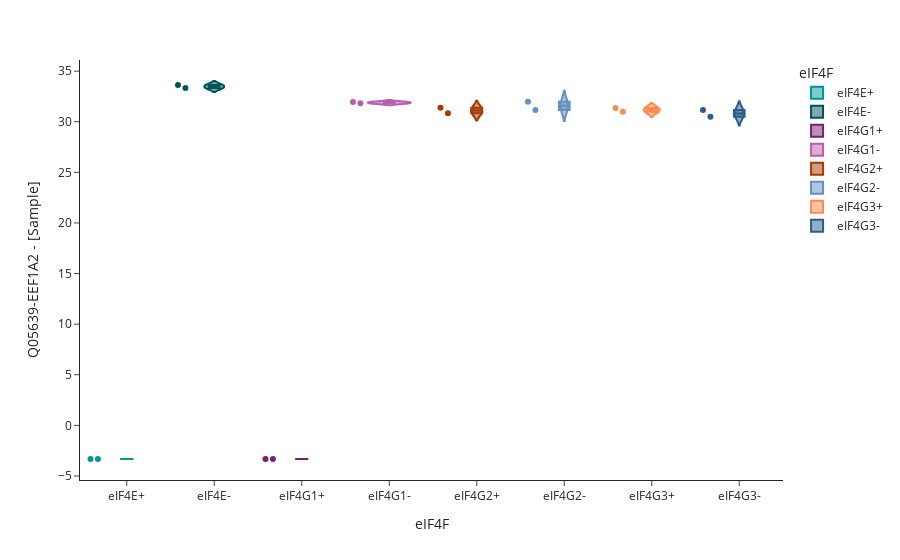
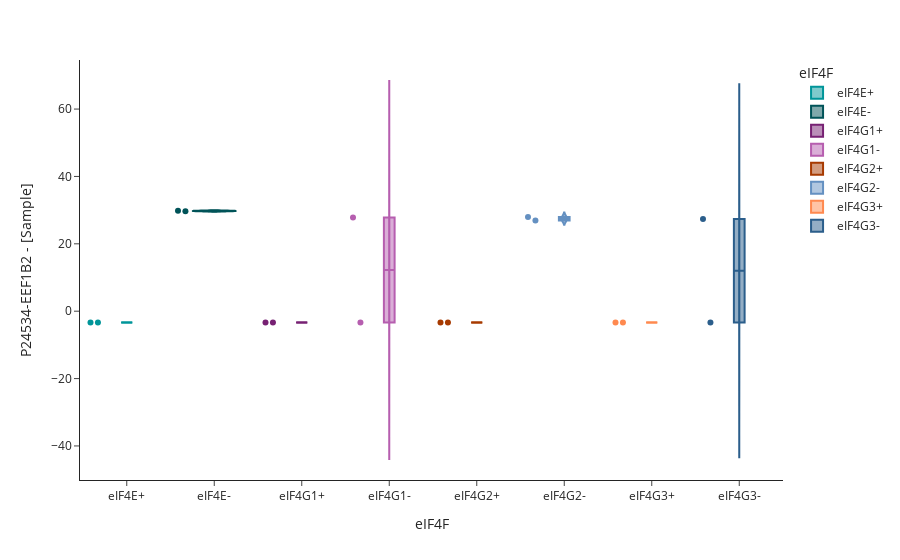
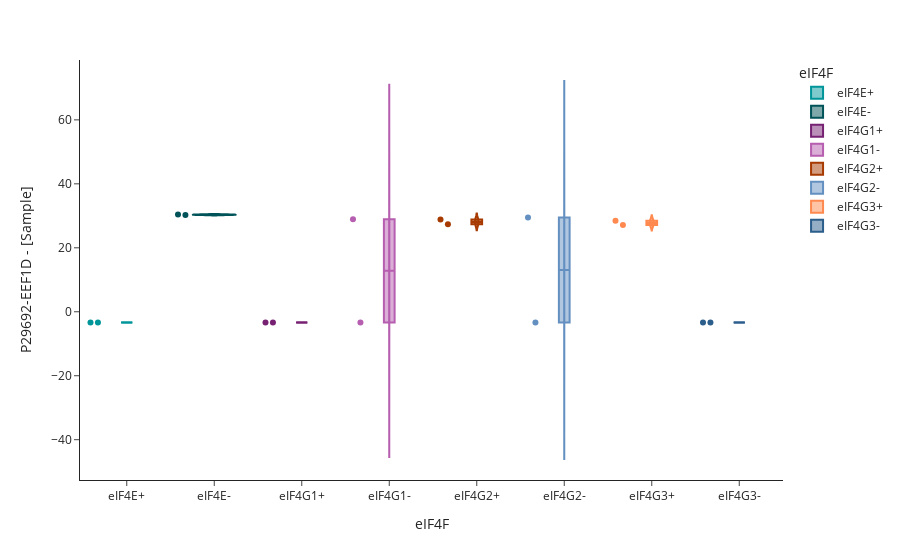
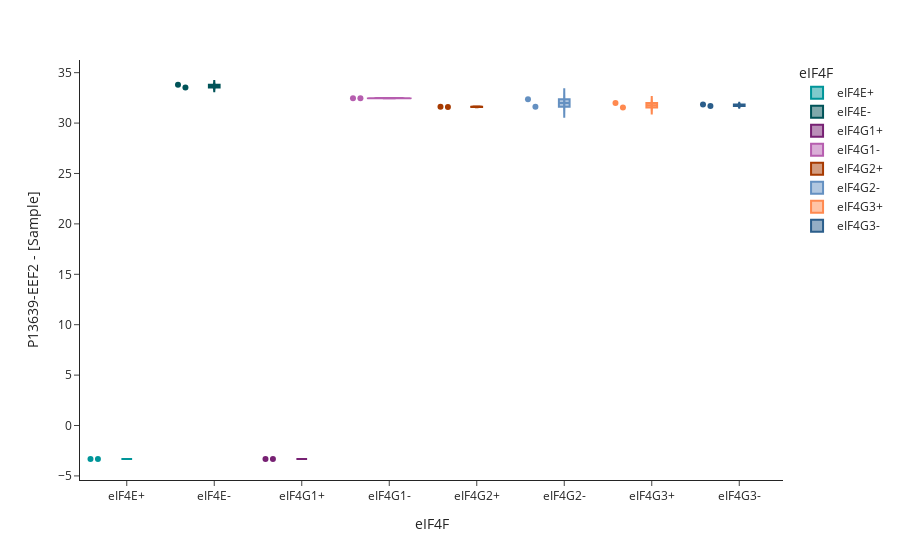

The cell these charts' notebook holds for them, in order:
### Code cell
for protein in top_list_translation_factors:
    
    plot = df_nsp.plot_intensity(
        method="all",
        protein_id=protein, 
        group="eIF4F", # column in metadata
        subgroups=["eIF4G3-","eIF4G3+","eIF4G2-","eIF4G2+","eIF4G1-","eIF4G1+","eIF4E-","eIF4E+"], # we only want to see T2DM and T2DM+NAFLD
        add_significance=True # add bar with pvalue
        )
    plot.update_layout(plot_bgcolor="white", paper_bgcolor="white", height=400).show()

### Figure 1 — Plotly figure (JSON) as saved in the notebook; plotly's stock layout.template omitted (floating-point values rounded to 4 significant figures)
{"data": [{"alignmentgroup": "True", "box": {"visible": true}, "hovertemplate": "eIF4F=%{x}<br>Q05639-EEF1A2 - [Sample]=%{y}<extra></extra>", "legendgroup": "eIF4E+", "marker": {"color": "#009599"}, "name": "eIF4E+", "offsetgroup": "eIF4E+", "orientation": "v", "points": "all", "scalegroup": "True", "showlegend": true, "type": "violin", "x": ["eIF4E+", "eIF4E+"], "x0": " ", "xaxis": "x", "y": [-3.322, -3.322], "y0": " ", "yaxis": "y"}, {"alignmentgroup": "True", "box": {"visible": true}, "hovertemplate": "eIF4F=%{x}<br>Q05639-EEF1A2 - [Sample]=%{y}<extra></extra>", "legendgroup": "eIF4E-", "marker": {"color": "#005358"}, "name": "eIF4E-", "offsetgroup": "eIF4E-", "orientation": "v", "points": "all", "scalegroup": "True", "showlegend": true, "type": "violin", "x": ["eIF4E-", "eIF4E-"], "x0": " ", "xaxis": "x", "y": [33.63, 33.33], "y0": " ", "yaxis": "y"}, {"alignmentgroup": "True", "box": {"visible": true}, "hovertemplate": "eIF4F=%{x}<br>Q05639-EEF1A2 - [Sample]=%{y}<extra></extra>", "legendgroup": "eIF4G1+", "marker": {"color": "#772173"}, "name": "eIF4G1+", "offsetgroup": "eIF4G1+", "orientation": "v", "points": "all", "scalegroup": "True", "showlegend": true, "type": "violin", "x": ["eIF4G1+", "eIF4G1+"], "x0": " ", "xaxis": "x", "y": [-3.322, -3.322], "y0": " ", "yaxis": "y"}, {"alignmentgroup": "True", "box": {"visible": true}, "hovertemplate": "eIF4F=%{x}<br>Q05639-EEF1A2 - [Sample]=%{y}<extra></extra>", "legendgroup": "eIF4G1-", "marker": {"color": "#B65EAF"}, "name": "eIF4G1-", "offsetgroup": "eIF4G1-", "orientation": "v", "points": "all", "scalegroup": "True", "showlegend": true, "type": "violin", "x": ["eIF4G1-", "eIF4G1-"], "x0": " ", "xaxis": "x", "y": [31.96, 31.82], "y0": " ", "yaxis": "y"}, {"alignmentgroup": "True", "box": {"visible": true}, "hovertemplate": "eIF4F=%{x}<br>Q05639-EEF1A2 - [Sample]=%{y}<extra></extra>", "legendgroup": "eIF4G2+", "marker": {"color": "#A73A00"}, "name": "eIF4G2+", "offsetgroup": "eIF4G2+", "orientation": "v", "points": "all", "scalegroup": "True", "showlegend": true, "type": "violin", "x": ["eIF4G2+", "eIF4G2+"], "x0": " ", "xaxis": "x", "y": [31.37, 30.83], "y0": " ", "yaxis": "y"}, {"alignmentgroup": "True", "box": {"visible": true}, "hovertemplate": "eIF4F=%{x}<br>Q05639-EEF1A2 - [Sample]=%{y}<extra></extra>", "legendgroup": "eIF4G2-", "marker": {"color": "#6490C1"}, "name": "eIF4G2-", "offsetgroup": "eIF4G2-", "orientation": "v", "points": "all", "scalegroup": "True", "showlegend": true, "type": "violin", "x": ["eIF4G2-", "eIF4G2-"], "x0": " ", "xaxis": "x", "y": [31.16, 31.98], "y0": " ", "yaxis": "y"}, {"alignmentgroup": "True", "box": {"visible": true}, "hovertemplate": "eIF4F=%{x}<br>Q05639-EEF1A2 - [Sample]=%{y}<extra></extra>", "legendgroup": "eIF4G3+", "marker": {"color": "#FF894F"}, "name": "eIF4G3+", "offsetgroup": "eIF4G3+", "orientation": "v", "points": "all", "scalegroup": "True", "showlegend": true, "type": "violin", "x": ["eIF4G3+", "eIF4G3+"], "x0": " ", "xaxis": "x", "y": [31.36, 30.98], "y0": " ", "yaxis": "y"}, {"alignmentgroup": "True", "box": {"visible": true}, "hovertemplate": "eIF4F=%{x}<br>Q05639-EEF1A2 - [Sample]=%{y}<extra></extra>", "legendgroup": "eIF4G3-", "marker": {"color": "#2B5E8B"}, "name": "eIF4G3-", "offsetgroup": "eIF4G3-", "orientation": "v", "points": "all", "scalegroup": "True", "showlegend": true, "type": "violin", "x": ["eIF4G3-", "eIF4G3-"], "x0": " ", "xaxis": "x", "y": [30.49, 31.16], "y0": " ", "yaxis": "y"}], "layout": {"autosize": true, "legend": {"title": {"text": "eIF4F"}, "tracegroupgap": 0}, "margin": {"t": 60}, "paper_bgcolor": "white", "plot_bgcolor": "white", "violinmode": "overlay", "xaxis": {"anchor": "y", "autorange": true, "categoryarray": ["eIF4E+", "eIF4E-", "eIF4G1+", "eIF4G1-", "eIF4G2+", "eIF4G2-", "eIF4G3+", "eIF4G3-"], "categoryorder": "array", "domain": [0, 1], "range": [-0.5274, 7.5], "title": {"text": "eIF4F"}, "type": "category"}, "yaxis": {"anchor": "x", "autorange": true, "domain": [0, 1], "range": [-5.397, 36.1], "title": {"text": "Q05639-EEF1A2 - [Sample]"}, "type": "linear"}}}

### Figure 2 — Plotly figure (JSON) as saved in the notebook; plotly's stock layout.template omitted (floating-point values rounded to 4 significant figures)
{"data": [{"alignmentgroup": "True", "box": {"visible": true}, "hovertemplate": "eIF4F=%{x}<br>P24534-EEF1B2 - [Sample]=%{y}<extra></extra>", "legendgroup": "eIF4E+", "marker": {"color": "#009599"}, "name": "eIF4E+", "offsetgroup": "eIF4E+", "orientation": "v", "points": "all", "scalegroup": "True", "showlegend": true, "type": "violin", "x": ["eIF4E+", "eIF4E+"], "x0": " ", "xaxis": "x", "y": [-3.322, -3.322], "y0": " ", "yaxis": "y"}, {"alignmentgroup": "True", "box": {"visible": true}, "hovertemplate": "eIF4F=%{x}<br>P24534-EEF1B2 - [Sample]=%{y}<extra></extra>", "legendgroup": "eIF4E-", "marker": {"color": "#005358"}, "name": "eIF4E-", "offsetgroup": "eIF4E-", "orientation": "v", "points": "all", "scalegroup": "True", "showlegend": true, "type": "violin", "x": ["eIF4E-", "eIF4E-"], "x0": " ", "xaxis": "x", "y": [29.81, 29.69], "y0": " ", "yaxis": "y"}, {"alignmentgroup": "True", "box": {"visible": true}, "hovertemplate": "eIF4F=%{x}<br>P24534-EEF1B2 - [Sample]=%{y}<extra></extra>", "legendgroup": "eIF4G1+", "marker": {"color": "#772173"}, "name": "eIF4G1+", "offsetgroup": "eIF4G1+", "orientation": "v", "points": "all", "scalegroup": "True", "showlegend": true, "type": "violin", "x": ["eIF4G1+", "eIF4G1+"], "x0": " ", "xaxis": "x", "y": [-3.322, -3.322], "y0": " ", "yaxis": "y"}, {"alignmentgroup": "True", "box": {"visible": true}, "hovertemplate": "eIF4F=%{x}<br>P24534-EEF1B2 - [Sample]=%{y}<extra></extra>", "legendgroup": "eIF4G1-", "marker": {"color": "#B65EAF"}, "name": "eIF4G1-", "offsetgroup": "eIF4G1-", "orientation": "v", "points": "all", "scalegroup": "True", "showlegend": true, "type": "violin", "x": ["eIF4G1-", "eIF4G1-"], "x0": " ", "xaxis": "x", "y": [-3.322, 27.78], "y0": " ", "yaxis": "y"}, {"alignmentgroup": "True", "box": {"visible": true}, "hovertemplate": "eIF4F=%{x}<br>P24534-EEF1B2 - [Sample]=%{y}<extra></extra>", "legendgroup": "eIF4G2+", "marker": {"color": "#A73A00"}, "name": "eIF4G2+", "offsetgroup": "eIF4G2+", "orientation": "v", "points": "all", "scalegroup": "True", "showlegend": true, "type": "violin", "x": ["eIF4G2+", "eIF4G2+"], "x0": " ", "xaxis": "x", "y": [-3.322, -3.322], "y0": " ", "yaxis": "y"}, {"alignmentgroup": "True", "box": {"visible": true}, "hovertemplate": "eIF4F=%{x}<br>P24534-EEF1B2 - [Sample]=%{y}<extra></extra>", "legendgroup": "eIF4G2-", "marker": {"color": "#6490C1"}, "name": "eIF4G2-", "offsetgroup": "eIF4G2-", "orientation": "v", "points": "all", "scalegroup": "True", "showlegend": true, "type": "violin", "x": ["eIF4G2-", "eIF4G2-"], "x0": " ", "xaxis": "x", "y": [26.96, 27.97], "y0": " ", "yaxis": "y"}, {"alignmentgroup": "True", "box": {"visible": true}, "hovertemplate": "eIF4F=%{x}<br>P24534-EEF1B2 - [Sample]=%{y}<extra></extra>", "legendgroup": "eIF4G3+", "marker": {"color": "#FF894F"}, "name": "eIF4G3+", "offsetgroup": "eIF4G3+", "orientation": "v", "points": "all", "scalegroup": "True", "showlegend": true, "type": "violin", "x": ["eIF4G3+", "eIF4G3+"], "x0": " ", "xaxis": "x", "y": [-3.322, -3.322], "y0": " ", "yaxis": "y"}, {"alignmentgroup": "True", "box": {"visible": true}, "hovertemplate": "eIF4F=%{x}<br>P24534-EEF1B2 - [Sample]=%{y}<extra></extra>", "legendgroup": "eIF4G3-", "marker": {"color": "#2B5E8B"}, "name": "eIF4G3-", "offsetgroup": "eIF4G3-", "orientation": "v", "points": "all", "scalegroup": "True", "showlegend": true, "type": "violin", "x": ["eIF4G3-", "eIF4G3-"], "x0": " ", "xaxis": "x", "y": [-3.322, 27.36], "y0": " ", "yaxis": "y"}], "layout": {"autosize": true, "legend": {"title": {"text": "eIF4F"}, "tracegroupgap": 0}, "margin": {"t": 60}, "paper_bgcolor": "white", "plot_bgcolor": "white", "violinmode": "overlay", "xaxis": {"anchor": "y", "autorange": true, "categoryarray": ["eIF4E+", "eIF4E-", "eIF4G1+", "eIF4G1-", "eIF4G2+", "eIF4G2-", "eIF4G3+", "eIF4G3-"], "categoryorder": "array", "domain": [0, 1], "range": [-0.5274, 7.5], "title": {"text": "eIF4F"}, "type": "category"}, "yaxis": {"anchor": "x", "autorange": true, "domain": [0, 1], "range": [-50.11, 74.57], "title": {"text": "P24534-EEF1B2 - [Sample]"}, "type": "linear"}}}

### Figure 3 — Plotly figure (JSON) as saved in the notebook; plotly's stock layout.template omitted (floating-point values rounded to 4 significant figures)
{"data": [{"alignmentgroup": "True", "box": {"visible": true}, "hovertemplate": "eIF4F=%{x}<br>P29692-EEF1D - [Sample]=%{y}<extra></extra>", "legendgroup": "eIF4E+", "marker": {"color": "#009599"}, "name": "eIF4E+", "offsetgroup": "eIF4E+", "orientation": "v", "points": "all", "scalegroup": "True", "showlegend": true, "type": "violin", "x": ["eIF4E+", "eIF4E+"], "x0": " ", "xaxis": "x", "y": [-3.322, -3.322], "y0": " ", "yaxis": "y"}, {"alignmentgroup": "True", "box": {"visible": true}, "hovertemplate": "eIF4F=%{x}<br>P29692-EEF1D - [Sample]=%{y}<extra></extra>", "legendgroup": "eIF4E-", "marker": {"color": "#005358"}, "name": "eIF4E-", "offsetgroup": "eIF4E-", "orientation": "v", "points": "all", "scalegroup": "True", "showlegend": true, "type": "violin", "x": ["eIF4E-", "eIF4E-"], "x0": " ", "xaxis": "x", "y": [30.41, 30.29], "y0": " ", "yaxis": "y"}, {"alignmentgroup": "True", "box": {"visible": true}, "hovertemplate": "eIF4F=%{x}<br>P29692-EEF1D - [Sample]=%{y}<extra></extra>", "legendgroup": "eIF4G1+", "marker": {"color": "#772173"}, "name": "eIF4G1+", "offsetgroup": "eIF4G1+", "orientation": "v", "points": "all", "scalegroup": "True", "showlegend": true, "type": "violin", "x": ["eIF4G1+", "eIF4G1+"], "x0": " ", "xaxis": "x", "y": [-3.322, -3.322], "y0": " ", "yaxis": "y"}, {"alignmentgroup": "True", "box": {"visible": true}, "hovertemplate": "eIF4F=%{x}<br>P29692-EEF1D - [Sample]=%{y}<extra></extra>", "legendgroup": "eIF4G1-", "marker": {"color": "#B65EAF"}, "name": "eIF4G1-", "offsetgroup": "eIF4G1-", "orientation": "v", "points": "all", "scalegroup": "True", "showlegend": true, "type": "violin", "x": ["eIF4G1-", "eIF4G1-"], "x0": " ", "xaxis": "x", "y": [-3.322, 28.93], "y0": " ", "yaxis": "y"}, {"alignmentgroup": "True", "box": {"visible": true}, "hovertemplate": "eIF4F=%{x}<br>P29692-EEF1D - [Sample]=%{y}<extra></extra>", "legendgroup": "eIF4G2+", "marker": {"color": "#A73A00"}, "name": "eIF4G2+", "offsetgroup": "eIF4G2+", "orientation": "v", "points": "all", "scalegroup": "True", "showlegend": true, "type": "violin", "x": ["eIF4G2+", "eIF4G2+"], "x0": " ", "xaxis": "x", "y": [27.37, 28.83], "y0": " ", "yaxis": "y"}, {"alignmentgroup": "True", "box": {"visible": true}, "hovertemplate": "eIF4F=%{x}<br>P29692-EEF1D - [Sample]=%{y}<extra></extra>", "legendgroup": "eIF4G2-", "marker": {"color": "#6490C1"}, "name": "eIF4G2-", "offsetgroup": "eIF4G2-", "orientation": "v", "points": "all", "scalegroup": "True", "showlegend": true, "type": "violin", "x": ["eIF4G2-", "eIF4G2-"], "x0": " ", "xaxis": "x", "y": [-3.322, 29.44], "y0": " ", "yaxis": "y"}, {"alignmentgroup": "True", "box": {"visible": true}, "hovertemplate": "eIF4F=%{x}<br>P29692-EEF1D - [Sample]=%{y}<extra></extra>", "legendgroup": "eIF4G3+", "marker": {"color": "#FF894F"}, "name": "eIF4G3+", "offsetgroup": "eIF4G3+", "orientation": "v", "points": "all", "scalegroup": "True", "showlegend": true, "type": "violin", "x": ["eIF4G3+", "eIF4G3+"], "x0": " ", "xaxis": "x", "y": [28.44, 27.13], "y0": " ", "yaxis": "y"}, {"alignmentgroup": "True", "box": {"visible": true}, "hovertemplate": "eIF4F=%{x}<br>P29692-EEF1D - [Sample]=%{y}<extra></extra>", "legendgroup": "eIF4G3-", "marker": {"color": "#2B5E8B"}, "name": "eIF4G3-", "offsetgroup": "eIF4G3-", "orientation": "v", "points": "all", "scalegroup": "True", "showlegend": true, "type": "violin", "x": ["eIF4G3-", "eIF4G3-"], "x0": " ", "xaxis": "x", "y": [-3.322, -3.322], "y0": " ", "yaxis": "y"}], "layout": {"autosize": true, "legend": {"title": {"text": "eIF4F"}, "tracegroupgap": 0}, "margin": {"t": 60}, "paper_bgcolor": "white", "plot_bgcolor": "white", "violinmode": "overlay", "xaxis": {"anchor": "y", "autorange": true, "categoryarray": ["eIF4E+", "eIF4E-", "eIF4G1+", "eIF4G1-", "eIF4G2+", "eIF4G2-", "eIF4G3+", "eIF4G3-"], "categoryorder": "array", "domain": [0, 1], "range": [-0.5274, 7.5], "title": {"text": "eIF4F"}, "type": "category"}, "yaxis": {"anchor": "x", "autorange": true, "domain": [0, 1], "range": [-52.6, 78.72], "title": {"text": "P29692-EEF1D - [Sample]"}, "type": "linear"}}}

### Figure 4 — Plotly figure (JSON) as saved in the notebook; plotly's stock layout.template omitted (floating-point values rounded to 4 significant figures)
{"data": [{"alignmentgroup": "True", "box": {"visible": true}, "hovertemplate": "eIF4F=%{x}<br>P13639-EEF2 - [Sample]=%{y}<extra></extra>", "legendgroup": "eIF4E+", "marker": {"color": "#009599"}, "name": "eIF4E+", "offsetgroup": "eIF4E+", "orientation": "v", "points": "all", "scalegroup": "True", "showlegend": true, "type": "violin", "x": ["eIF4E+", "eIF4E+"], "x0": " ", "xaxis": "x", "y": [-3.322, -3.322], "y0": " ", "yaxis": "y"}, {"alignmentgroup": "True", "box": {"visible": true}, "hovertemplate": "eIF4F=%{x}<br>P13639-EEF2 - [Sample]=%{y}<extra></extra>", "legendgroup": "eIF4E-", "marker": {"color": "#005358"}, "name": "eIF4E-", "offsetgroup": "eIF4E-", "orientation": "v", "points": "all", "scalegroup": "True", "showlegend": true, "type": "violin", "x": ["eIF4E-", "eIF4E-"], "x0": " ", "xaxis": "x", "y": [33.8, 33.52], "y0": " ", "yaxis": "y"}, {"alignmentgroup": "True", "box": {"visible": true}, "hovertemplate": "eIF4F=%{x}<br>P13639-EEF2 - [Sample]=%{y}<extra></extra>", "legendgroup": "eIF4G1+", "marker": {"color": "#772173"}, "name": "eIF4G1+", "offsetgroup": "eIF4G1+", "orientation": "v", "points": "all", "scalegroup": "True", "showlegend": true, "type": "violin", "x": ["eIF4G1+", "eIF4G1+"], "x0": " ", "xaxis": "x", "y": [-3.322, -3.322], "y0": " ", "yaxis": "y"}, {"alignmentgroup": "True", "box": {"visible": true}, "hovertemplate": "eIF4F=%{x}<br>P13639-EEF2 - [Sample]=%{y}<extra></extra>", "legendgroup": "eIF4G1-", "marker": {"color": "#B65EAF"}, "name": "eIF4G1-", "offsetgroup": "eIF4G1-", "orientation": "v", "points": "all", "scalegroup": "True", "showlegend": true, "type": "violin", "x": ["eIF4G1-", "eIF4G1-"], "x0": " ", "xaxis": "x", "y": [32.47, 32.47], "y0": " ", "yaxis": "y"}, {"alignmentgroup": "True", "box": {"visible": true}, "hovertemplate": "eIF4F=%{x}<br>P13639-EEF2 - [Sample]=%{y}<extra></extra>", "legendgroup": "eIF4G2+", "marker": {"color": "#A73A00"}, "name": "eIF4G2+", "offsetgroup": "eIF4G2+", "orientation": "v", "points": "all", "scalegroup": "True", "showlegend": true, "type": "violin", "x": ["eIF4G2+", "eIF4G2+"], "x0": " ", "xaxis": "x", "y": [31.63, 31.6], "y0": " ", "yaxis": "y"}, {"alignmentgroup": "True", "box": {"visible": true}, "hovertemplate": "eIF4F=%{x}<br>P13639-EEF2 - [Sample]=%{y}<extra></extra>", "legendgroup": "eIF4G2-", "marker": {"color": "#6490C1"}, "name": "eIF4G2-", "offsetgroup": "eIF4G2-", "orientation": "v", "points": "all", "scalegroup": "True", "showlegend": true, "type": "violin", "x": ["eIF4G2-", "eIF4G2-"], "x0": " ", "xaxis": "x", "y": [31.62, 32.37], "y0": " ", "yaxis": "y"}, {"alignmentgroup": "True", "box": {"visible": true}, "hovertemplate": "eIF4F=%{x}<br>P13639-EEF2 - [Sample]=%{y}<extra></extra>", "legendgroup": "eIF4G3+", "marker": {"color": "#FF894F"}, "name": "eIF4G3+", "offsetgroup": "eIF4G3+", "orientation": "v", "points": "all", "scalegroup": "True", "showlegend": true, "type": "violin", "x": ["eIF4G3+", "eIF4G3+"], "x0": " ", "xaxis": "x", "y": [32.0, 31.55], "y0": " ", "yaxis": "y"}, {"alignmentgroup": "True", "box": {"visible": true}, "hovertemplate": "eIF4F=%{x}<br>P13639-EEF2 - [Sample]=%{y}<extra></extra>", "legendgroup": "eIF4G3-", "marker": {"color": "#2B5E8B"}, "name": "eIF4G3-", "offsetgroup": "eIF4G3-", "orientation": "v", "points": "all", "scalegroup": "True", "showlegend": true, "type": "violin", "x": ["eIF4G3-", "eIF4G3-"], "x0": " ", "xaxis": "x", "y": [31.83, 31.69], "y0": " ", "yaxis": "y"}], "layout": {"autosize": true, "legend": {"title": {"text": "eIF4F"}, "tracegroupgap": 0}, "margin": {"t": 60}, "paper_bgcolor": "white", "plot_bgcolor": "white", "violinmode": "overlay", "xaxis": {"anchor": "y", "autorange": true, "categoryarray": ["eIF4E+", "eIF4E-", "eIF4G1+", "eIF4G1-", "eIF4G2+", "eIF4G2-", "eIF4G3+", "eIF4G3-"], "categoryorder": "array", "domain": [0, 1], "range": [-0.5274, 7.5], "title": {"text": "eIF4F"}, "type": "category"}, "yaxis": {"anchor": "x", "autorange": true, "domain": [0, 1], "range": [-5.405, 36.26], "title": {"text": "P13639-EEF2 - [Sample]"}, "type": "linear"}}}
